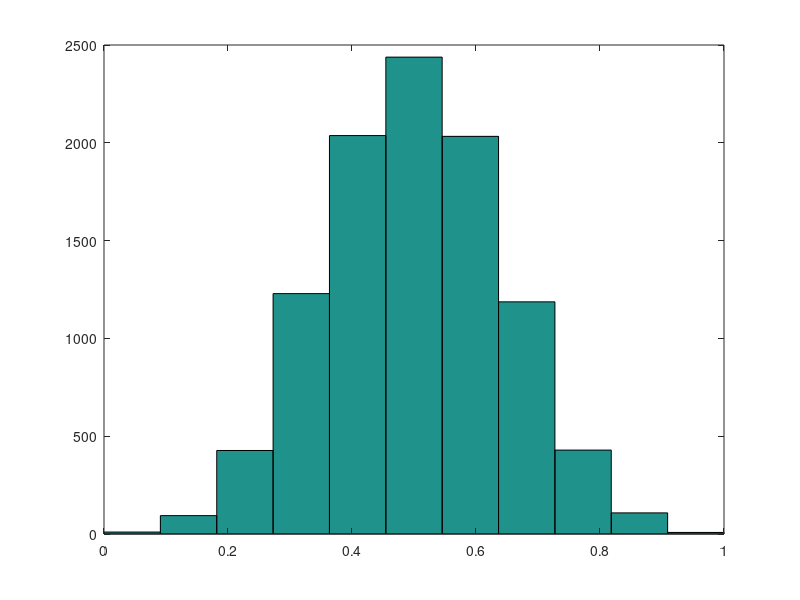
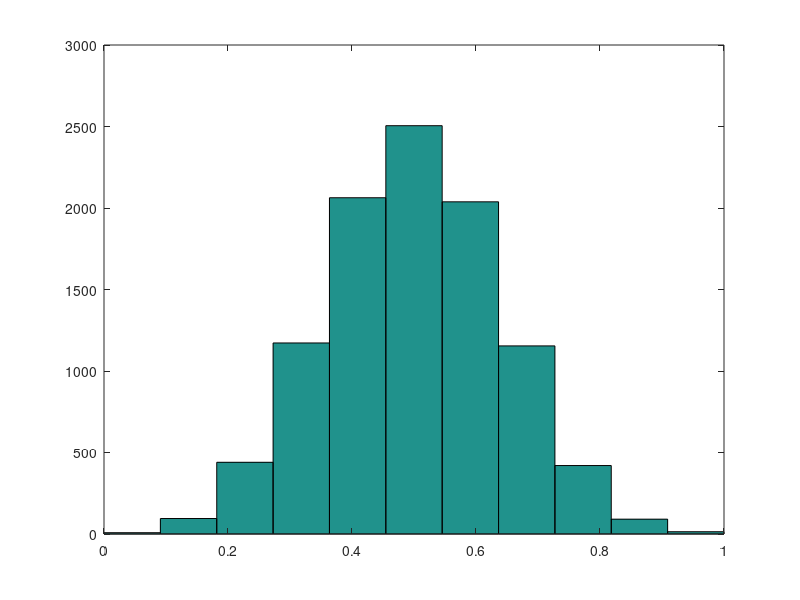
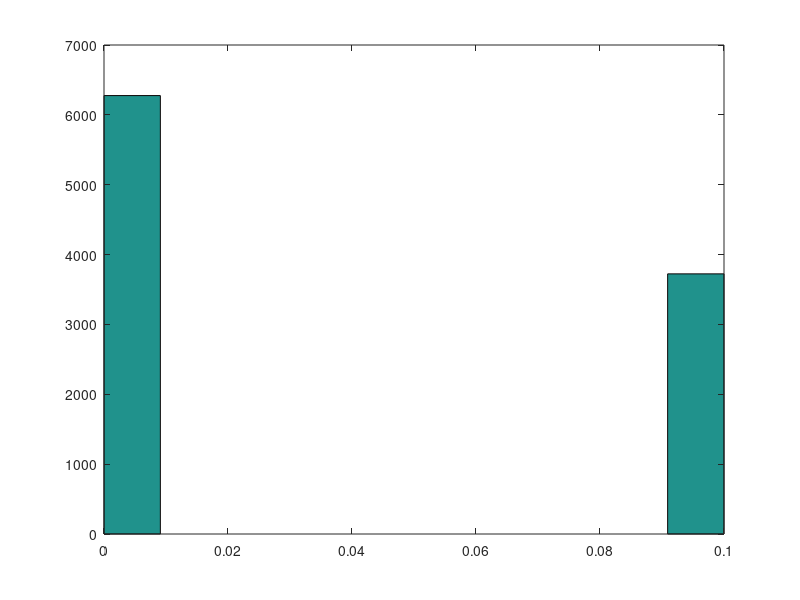

Write MATLAB code to recreate these figures, in order. (Note: this script raises an error after producing the figures.)
% Defining constants
mu = 0.5;
Ntrials = 10000;
Ncoins  = 1000;
Nflips  = 10;

% Initialization
nu1    = zeros(Ntrials, 1);
nurand = zeros(Ntrials, 1);
numin  = zeros(Ntrials, 1);

% Running experiment
fprintf('Running experiment...\n')
for i = 1:Ntrials
    
    flipping_results = rand(Nflips, Ncoins) < mu;
    nus = sum(flipping_results) / Nflips;
    
    c1    = 1;
    crand = randi(Ncoins, 1, 1);
    [numin(i), cmin]  = min(nus);
    
    nu1(i)    = nus(c1);
    nurand(i) = nus(crand);
    
end

% Plotting histograms
fprintf('Plotting results...\n')

figure(1);
hist(nu1, 11);

figure(2);
hist(nurand, 11);

figure(3);
hist(numin, 11);

% Plotting estimates and Hoeffding's bound
fprintf('Plotting estimates and Hoeffding''s bound...\n')
epsilon = 0:0.05:1;
Hoeff   = ex1_10_Hoeff_single(epsilon, Nflips);
mybound = ex1_10_mybound(epsilon, Nflips);

figure(4);
plot(epsilon, Hoeff, 'r-');
hold;
plot(epsilon, mybound, 'g-');
pred = ex1_10_pred(epsilon, nu1, mu);
plot(epsilon, pred, '-')

figure(5);
plot(epsilon, Hoeff, 'r-');
hold;
plot(epsilon, mybound, 'g-');
pred = ex1_10_pred(epsilon, nurand, mu);
plot(epsilon, pred, '-')

figure(6);
plot(epsilon, Hoeff, 'r-');
% valid bound: plot(epsilon, Hoeff * Ncoins, 'r-');
hold;
plot(epsilon, mybound, 'g-');
pred = ex1_10_pred(epsilon, numin, mu);
plot(epsilon, pred, '-')

% Exitting
fprintf('Press any key to exit...\n')
pause;
close all;